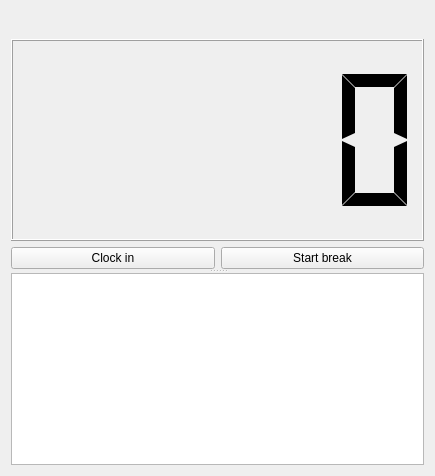
<?xml version="1.0" encoding="UTF-8"?>
<ui version="4.0">
 <class>Dialog</class>
 <widget class="QDialog" name="Dialog">
  <property name="geometry">
   <rect>
    <x>0</x>
    <y>0</y>
    <width>435</width>
    <height>476</height>
   </rect>
  </property>
  <property name="windowTitle">
   <string>Stechuhr</string>
  </property>
  <property name="windowIcon">
   <iconset resource="stechuhr.qrc">
    <normaloff>:/icon_main</normaloff>:/icon_main</iconset>
  </property>
  <property name="locale">
   <locale language="English" country="Europe"/>
  </property>
  <layout class="QGridLayout" name="gridLayout">
   <item row="0" column="0">
    <layout class="QHBoxLayout" name="horizontalLayout">
     <item>
      <widget class="QPushButton" name="btnUndo">
       <property name="sizePolicy">
        <sizepolicy hsizetype="Fixed" vsizetype="Fixed">
         <horstretch>0</horstretch>
         <verstretch>0</verstretch>
        </sizepolicy>
       </property>
       <property name="toolTip">
        <string>Undo</string>
       </property>
       <property name="text">
        <string/>
       </property>
       <property name="icon">
        <iconset resource="stechuhr.qrc">
         <normaloff>:/icons/edit-undo.svg</normaloff>:/icons/edit-undo.svg</iconset>
       </property>
       <property name="iconSize">
        <size>
         <width>22</width>
         <height>22</height>
        </size>
       </property>
       <property name="flat">
        <bool>true</bool>
       </property>
      </widget>
     </item>
     <item>
      <widget class="QPushButton" name="btnReport">
       <property name="sizePolicy">
        <sizepolicy hsizetype="Fixed" vsizetype="Fixed">
         <horstretch>0</horstretch>
         <verstretch>0</verstretch>
        </sizepolicy>
       </property>
       <property name="text">
        <string/>
       </property>
       <property name="icon">
        <iconset resource="stechuhr.qrc">
         <normaloff>:/icons/labplot-editvlayout.svg</normaloff>:/icons/labplot-editvlayout.svg</iconset>
       </property>
       <property name="iconSize">
        <size>
         <width>22</width>
         <height>22</height>
        </size>
       </property>
       <property name="flat">
        <bool>true</bool>
       </property>
      </widget>
     </item>
     <item>
      <widget class="QPushButton" name="btnSettings">
       <property name="sizePolicy">
        <sizepolicy hsizetype="Fixed" vsizetype="Fixed">
         <horstretch>0</horstretch>
         <verstretch>0</verstretch>
        </sizepolicy>
       </property>
       <property name="toolTip">
        <string>Settings</string>
       </property>
       <property name="text">
        <string/>
       </property>
       <property name="icon">
        <iconset resource="stechuhr.qrc">
         <normaloff>:/icons/systemsettings.svg</normaloff>:/icons/systemsettings.svg</iconset>
       </property>
       <property name="iconSize">
        <size>
         <width>22</width>
         <height>22</height>
        </size>
       </property>
       <property name="flat">
        <bool>true</bool>
       </property>
      </widget>
     </item>
     <item>
      <spacer name="horizontalSpacer">
       <property name="orientation">
        <enum>Qt::Horizontal</enum>
       </property>
       <property name="sizeHint" stdset="0">
        <size>
         <width>40</width>
         <height>20</height>
        </size>
       </property>
      </spacer>
     </item>
     <item>
      <widget class="QPushButton" name="btnAbout">
       <property name="sizePolicy">
        <sizepolicy hsizetype="Fixed" vsizetype="Fixed">
         <horstretch>0</horstretch>
         <verstretch>0</verstretch>
        </sizepolicy>
       </property>
       <property name="toolTip">
        <string>About Stechuhr</string>
       </property>
       <property name="text">
        <string/>
       </property>
       <property name="icon">
        <iconset resource="stechuhr.qrc">
         <normaloff>:/icons/help-about.svg</normaloff>:/icons/help-about.svg</iconset>
       </property>
       <property name="iconSize">
        <size>
         <width>22</width>
         <height>22</height>
        </size>
       </property>
       <property name="flat">
        <bool>true</bool>
       </property>
      </widget>
     </item>
    </layout>
   </item>
   <item row="1" column="0">
    <widget class="QSplitter" name="splitter">
     <property name="orientation">
      <enum>Qt::Vertical</enum>
     </property>
     <widget class="QWidget" name="widget" native="true">
      <property name="sizePolicy">
       <sizepolicy hsizetype="Preferred" vsizetype="Preferred">
        <horstretch>0</horstretch>
        <verstretch>1</verstretch>
       </sizepolicy>
      </property>
      <property name="minimumSize">
       <size>
        <width>0</width>
        <height>100</height>
       </size>
      </property>
      <layout class="QVBoxLayout" name="verticalLayout" stretch="0,0">
       <property name="leftMargin">
        <number>0</number>
       </property>
       <property name="topMargin">
        <number>0</number>
       </property>
       <property name="rightMargin">
        <number>0</number>
       </property>
       <property name="bottomMargin">
        <number>0</number>
       </property>
       <item>
        <widget class="QLCDNumber" name="workingTime">
         <property name="sizePolicy">
          <sizepolicy hsizetype="Expanding" vsizetype="Expanding">
           <horstretch>0</horstretch>
           <verstretch>0</verstretch>
          </sizepolicy>
         </property>
         <property name="digitCount">
          <number>5</number>
         </property>
         <property name="segmentStyle">
          <enum>QLCDNumber::Flat</enum>
         </property>
        </widget>
       </item>
       <item>
        <layout class="QHBoxLayout" name="horizontalLayout_2">
         <item>
          <widget class="QPushButton" name="btnClockInOut">
           <property name="text">
            <string>Clock in</string>
           </property>
           <property name="icon">
            <iconset resource="stechuhr.qrc">
             <normaloff>:/icon_clock_in</normaloff>:/icon_clock_in</iconset>
           </property>
           <property name="iconSize">
            <size>
             <width>48</width>
             <height>48</height>
            </size>
           </property>
          </widget>
         </item>
         <item>
          <widget class="QPushButton" name="btnBreak">
           <property name="text">
            <string>Start break</string>
           </property>
           <property name="icon">
            <iconset resource="stechuhr.qrc">
             <normaloff>:/icon_break_start</normaloff>:/icon_break_start</iconset>
           </property>
           <property name="iconSize">
            <size>
             <width>48</width>
             <height>48</height>
            </size>
           </property>
          </widget>
         </item>
        </layout>
       </item>
      </layout>
     </widget>
     <widget class="QTreeWidget" name="treeWidget">
      <property name="columnCount">
       <number>3</number>
      </property>
      <attribute name="headerVisible">
       <bool>false</bool>
      </attribute>
      <column>
       <property name="text">
        <string notr="true">1</string>
       </property>
      </column>
      <column>
       <property name="text">
        <string notr="true">2</string>
       </property>
      </column>
      <column>
       <property name="text">
        <string notr="true">3</string>
       </property>
      </column>
     </widget>
    </widget>
   </item>
  </layout>
 </widget>
 <resources>
  <include location="stechuhr.qrc"/>
 </resources>
 <connections/>
</ui>
